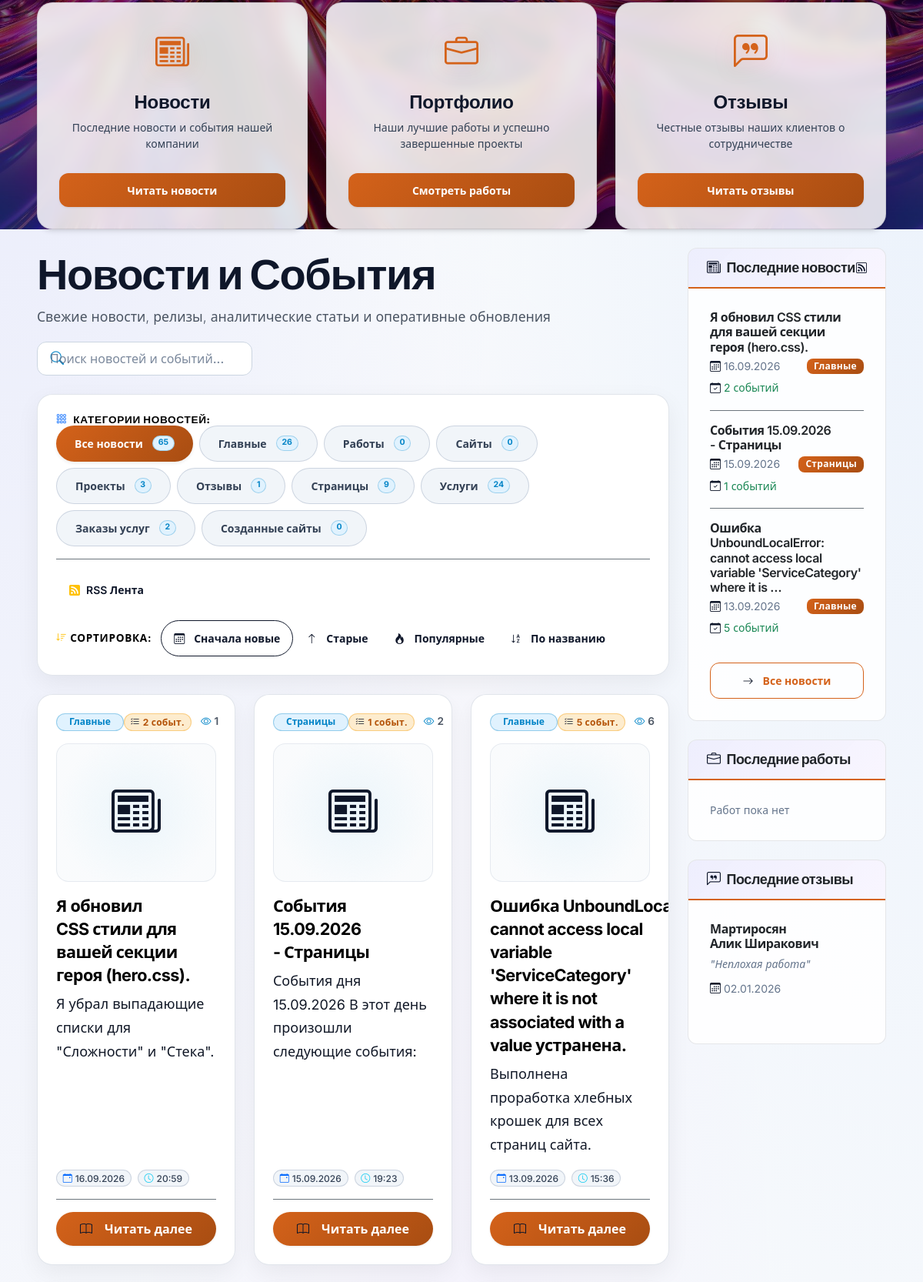
Before: /news/ (middle part) with the older database file.
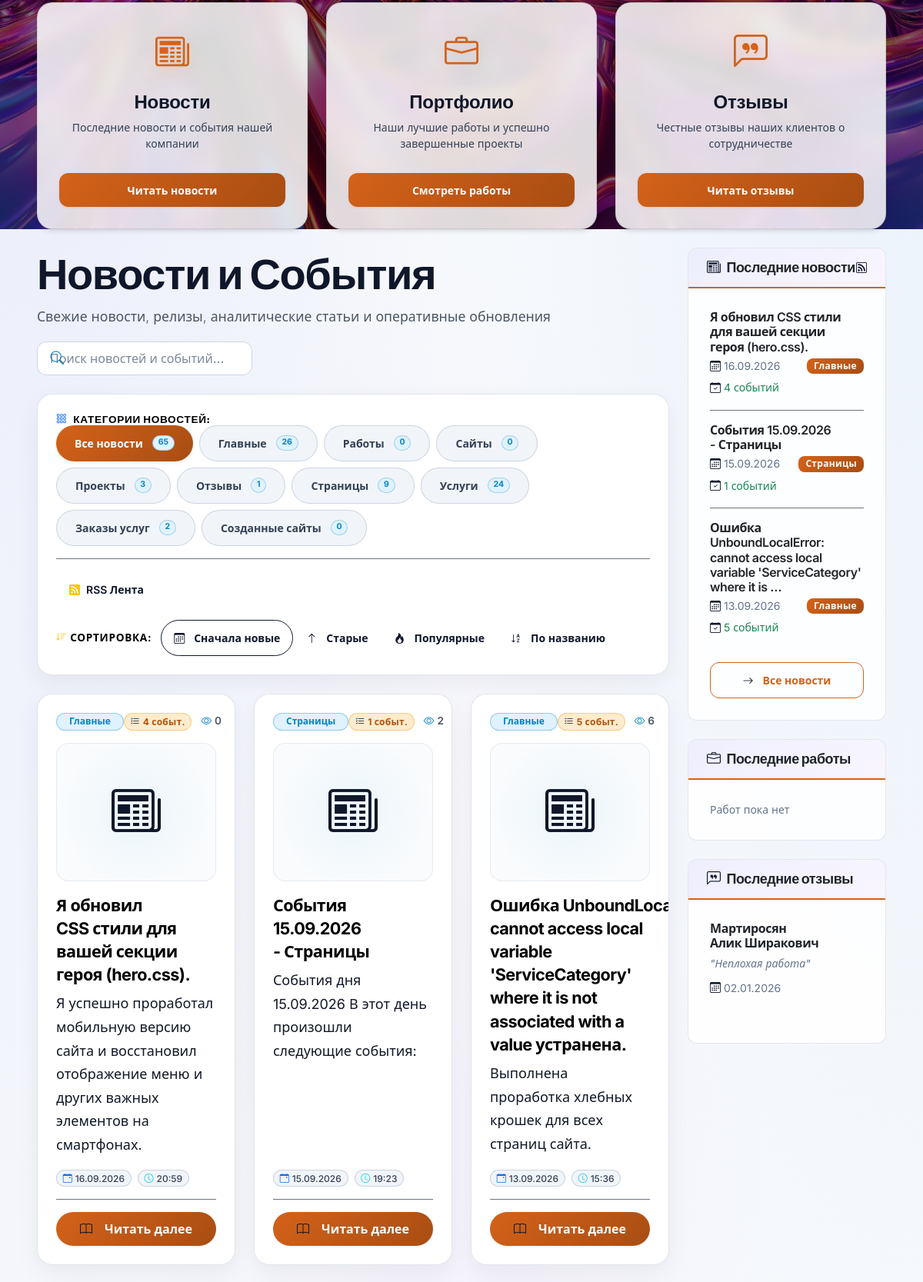
After: the same page with the newer database file.
### news/models.py (models this page shows, shortened)
class News(ActiveModel, SEOModel, TimestampModel):
    title = models.CharField(max_length=200, verbose_name="Заголовок")
    slug = models.SlugField(unique=True, verbose_name="URL")
    category = models.ForeignKey(
        NewsCategory, on_delete=models.CASCADE, verbose_name="Категория"
    )
    news_date = models.DateField(
        default=timezone.now,
        verbose_name="Дата новости",
        help_text="Дата, к которой относятся события (год, месяц, день)"
    )
    image = models.ImageField(
        upload_to=RenameUploadTo("news/images/"),
        verbose_name="Изображение",
        blank=True,
        null=True
    )
    content = HTMLField(verbose_name="Контент", default="<p>Контент сайта</p>")
    views = models.IntegerField(default=0, verbose_name="Просмотры")
    class Meta:
        verbose_name = "Новость"
        verbose_name_plural = "Новости"
        ordering = ["-news_date", "-created_at"]
        unique_together = [['category', 'news_date']]

class NewsCategory(ActiveModel, SEOModel, HeaderModel):
    name = models.CharField(max_length=100, verbose_name="Название")
    slug = models.SlugField(unique=True, verbose_name="URL")
    logo = models.ImageField(upload_to=RenameUploadTo("news/categories/"), verbose_name="Логотип")
    description = models.TextField(verbose_name="Описание")
    content = HTMLField(verbose_name="Описание на странице", default="<p>Описание</p>")
    order = models.IntegerField(default=0, verbose_name="Порядок")
    class Meta:
        verbose_name = "Категория новостей"
        verbose_name_plural = "Категории новостей"
        ordering = ["order", "name"]

### news/views.py (the view, shortened to what this page needs)
# urls.py: path("", views.news_list, name="list"),  # news:list
def news_list(request):
    order_field, current_sort = _get_sort_param(request)
    categories = NewsCategory.objects.filter(is_active=True).annotate(
        news_count=Count("news", filter=Q(news__is_active=True))
    )
    category_slug = request.GET.get("category")
    selected_category = None
    if category_slug:
        selected_category = categories.filter(slug=category_slug).first()
    news_queryset = (
        News.objects.filter(is_active=True)
        .select_related("category")
        .prefetch_related(
            Prefetch("events", queryset=DailyEvent.objects.order_by("order", "-created_at"))
        )
        .annotate(events_count=Count("events"))
    )
    if selected_category:
        news_queryset = news_queryset.filter(category=selected_category)
    news_queryset = news_queryset.order_by(order_field, "-created_at")
    search_query = request.GET.get("q", "").strip()
    total_news_count = News.objects.filter(is_active=True).count()
    has_active_filters = bool(selected_category or search_query or (current_sort and current_sort != "date_desc"))
    selected_sort_label = SORT_LABELS.get(current_sort, "") if current_sort and current_sort != "date_desc" else ""
    paginator = Paginator(news_queryset, 12)
    page = request.GET.get("page")
    try:
        news_list = paginator.page(page)
    except PageNotAnInteger:
        news_list = paginator.page(1)
    except EmptyPage:
        news_list = paginator.page(paginator.num_pages)
    grouped_news = _group_news_by_date(news_list)
    return render(
        request,
        "news/list.html",
        {
            "news_list": news_list,
            "grouped_news": grouped_news,
            "categories": categories,
            "selected_category": selected_category,
            "current_category": selected_category,
            "latest_news": get_latest_news(),
            "current_sort": current_sort,
            "selected_sort_label": selected_sort_label,
            "search_query": search_query,
            "has_active_filters": has_active_filters,
            "total_news_count": total_news_count,
        },
    )

### cart/cart.py (called while the page is built, shortened)
    def __iter__(self):
        service_ids = [int(v['item_id']) for k, v in self.cart.items() if v.get('item_type') == 'service']
        portfolio_ids = [int(v['item_id']) for k, v in self.cart.items() if v.get('item_type') == 'portfolio']
        services = Service.objects.filter(id__in=service_ids)
        portfolios = Portfolio.objects.filter(id__in=portfolio_ids)
        available_plans_qs = ServicePricePlan.objects.filter(
            service_id__in=service_ids,
            is_available_for_order=True
        ).prefetch_related('features')
        plans_by_service = {}
        for plan in available_plans_qs:
            plans_by_service.setdefault(plan.service_id, []).append(plan)
        service_dict = {s.id: s for s in services}
        portfolio_dict = {p.id: p for p in portfolios}
        import copy
        cart = copy.deepcopy(self.cart)

    def get_items(self):
        if not hasattr(self, '_items_cache'):
            self._items_cache = list(self.__iter__())
        return self._items_cache

    def __len__(self):
        return sum(item['quantity'] for item in self.get_items())

### cart/context_processors.py (called while the page is built)
def cart(request):
    return {'cart': Cart(request)}

### news/templates/news/list.html (shortened to what the changed rows need)
{% extends 'base.html' %}
{% load static news_extras %}
{% block extra_css %}
<link href="{% static 'news/css/news.css' %}" rel="stylesheet">
{% endblock %}
{% block content %}
<div class="news-page-container row">
    <div class="col-12 text-left mb-4 animate-left">
        <div class="d-flex justify-content-between align-items-end flex-wrap gap-3">
            <div>
                <h1 class="display-4 fw-bold text-gradient mb-2">
                    {% if search_query %}
                        Поиск новостей
                    {% elif target_date %}
                        Новости за {{ target_date|date:"d E Y г." }}
                    {% elif selected_category %}
                        {{ selected_category.name }}
                    {% else %}
                        Новости и События
                    {% endif %}
                </h1>
            </div>
        </div>
    </div>
    <div class="col-12">
        <div class="row g-4">
            {% for news in news_list %}
            <div class="col-lg-4 col-md-6">
                <div class="news-card-modern p-4 h-100 d-flex flex-column position-relative">
                    <div class="d-flex justify-content-between align-items-center mb-3 position-relative z-2">
                        {% if news.category %}
                        <a href="{% url 'news:by_category' news.category.slug %}" class="badge badge-category px-3 py-1.5 rounded-pill text-decoration-none small fw-semibold">
                            {{ news.category.name }}
                        </a>
                        {% else %}
                        <span></span>
                        {% endif %}
                        <div class="d-flex align-items-center gap-2">
                            {% if news.events_count > 0 %}
                            <span class="badge badge-popular rounded-pill px-2.5 py-1 small" title="События дня">
                                <i class="bi bi-list-check me-1"></i>{{ news.events_count }} событ.
                            </span>
                            {% endif %}
                            <span class="views-count-badge small d-inline-flex align-items-center ms-1" title="Количество просмотров">
                                <i class="bi bi-eye me-1"></i>{{ news.views }}
                            </span>
                        </div>
                    </div>
                    <div class="news-card-icon-wrapper mb-3 overflow-hidden position-relative" style="height: 180px;">
                        {% if news.image %}
                            <img src="{{ news.image.url }}" alt="{{ news.title }}" class="news-card-img object-fit-cover w-100 h-100">
                        {% else %}
                            <div class="d-flex align-items-center justify-content-center h-100 w-100 text-primary text-center">
                                <i class="bi bi-newspaper display-3 opacity-90"></i>
                            </div>
                        {% endif %}
                    </div>
                    <h3 class="news-card-title mb-2">
                        <a href="{% url 'news:detail' news.slug %}">
                            {{ news.title }}
                        </a>
                    </h3>
                    <p class="news-desc mb-3 flex-grow-1">
                        {{ news.meta_description|default:news.content|striptags|truncatewords:18 }}
                    </p>
                    <div class="d-flex align-items-center flex-wrap gap-2 mb-3">
                        <a href="{% url 'news:by_date' news.news_date.year news.news_date.month news.news_date.day %}" class="badge badge-time rounded-pill px-2.5 py-1 small text-decoration-none">
                            <i class="bi bi-calendar-event me-1 text-primary"></i>{{ news.news_date|date:"d.m.Y" }}
                        </a>
                        <span class="badge badge-time rounded-pill px-2.5 py-1 small">
                            <i class="bi bi-clock me-1 text-info"></i>{{ news.created_at|date:"H:i" }}
                        </span>
                    </div>
                    <div class="pt-3 border-top border-secondary border-opacity-30 mt-auto">
                        <a href="{% url 'news:detail' news.slug %}" class="btn btn-primary w-100 rounded-pill py-2 fw-semibold">
                            <i class="bi bi-book me-2"></i>Читать далее
                        </a>
                    </div>
                </div>
            </div>
            {% endfor %}
        </div>
    </div>
</div>
{% endblock %}

### templates/includes/sidebar/block_news.html
<div class="sidebar-card mb-4">
    <div class="sidebar-header d-flex justify-content-between align-items-center">
        <h5 class="mb-0 text-body"><i class="bi bi-newspaper me-2"></i>Последние новости</h5>
        <a href="{% url 'news:feed' %}" class="text-muted small" title="RSS лента">
            <i class="bi bi-rss"></i>
        </a>
    </div>
    <div class="card-body">
        {% for latest in latest_news %}
        <div class="mb-3 pb-3 {% if not forloop.last %}border-bottom border-secondary{% endif %}">
            <h6 class="fw-semibold mb-1">
                <a href="{% url 'news:detail' latest.slug %}" class="text-body text-decoration-none hover-primary">
                    {{ latest.title|truncatewords:10 }}
                </a>
            </h6>
            <div class="d-flex justify-content-between align-items-center">
                <small class="text-muted">
                    <i class="bi bi-calendar3 me-1"></i>{{ latest.news_date|date:"d.m.Y" }}
                </small>
                <span class="badge badge-category-name bg-primary">
                    {{ latest.category.name }}
                </span>
            </div>
            {% if latest.events.count > 0 %}
            <div class="mt-1">
                <small class="text-success">
                    <i class="bi bi-calendar-check me-1"></i>{{ latest.events.count }} событий
                </small>
            </div>
            {% endif %}
        </div>
        {% empty %}
        <p class="text-muted mb-0 small">Новости пока не опубликованы</p>
        {% endfor %}
        {% if latest_news %}
        <div class="text-center mt-2">
            <a href="{% url 'news:list' %}" class="btn btn-sm btn-outline-primary w-100">
                <i class="bi bi-arrow-right me-1"></i>Все новости
            </a>
        </div>
        {% endif %}
    </div>
</div>

Changed rows visible on the page:
changed News "Я обновил CSS стили для вашей секции героя (hero.css).": events_count "2" → "4"; views "1" → "0"; meta_description "Я убрал выпадающие списки для \"Сложности\" и \"Стека\"." → "Я успешно проработал мобильную версию сайта и восстановил отображение меню и других важных элементов на смартфонах."; events.count "2" → "4"
